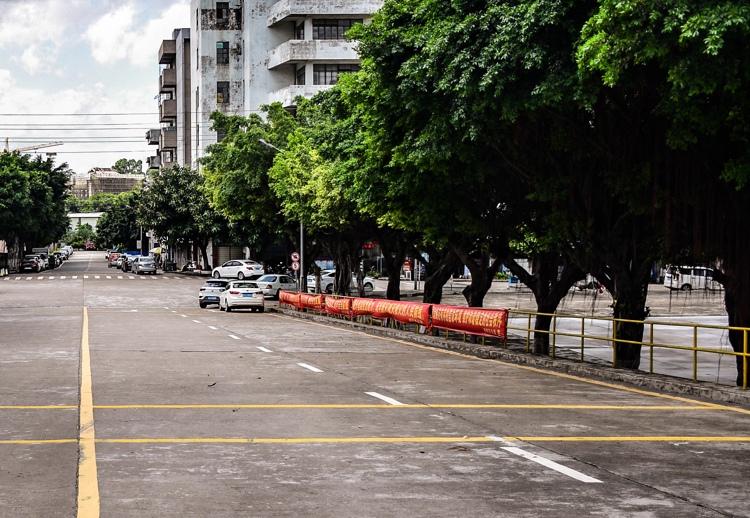
#> input picture 计算机视觉实践-练习1/data/6/2.png, 750 x 518 px
$ jupyter execute demo.ipynb
#> lines starting #> are read from the running program, lines starting #| are printed output that depends on the picture
[cell 1]
import numpy as np
import cv2

[cell 2]
#定义显示图片的函数cv_show
def cv_show(name, image):
    cv2.namedWindow(name, cv2.WINDOW_NORMAL)
    cv2.resizeWindow(name,image.shape[0],image.shape[1])
    cv2.imshow(name, image)
    cv2.waitKey(0)
    cv2.destroyAllWindows()

[cell 3]
#定义SIFT检测算法函数
def detectAndDescribe(image):
    gray = cv2.cvtColor(image, cv2.COLOR_BGR2GRAY)
    descriptor=cv2.SIFT_create()
    (kps, features) = descriptor.detectAndCompute(gray, None)       #运用SIFT检测关键点
    kps = np.float32([kp.pt for kp in kps])
    return (kps, features)

[cell 4]
#定义特征点匹配函数
def matchKeypoints(kpsA, kpsB, featuresA, featuresB, ratio = 0.75, reprojThresh = 4.0):
    matcher = cv2.BFMatcher()
    rawMatches = matcher.knnMatch(featuresA, featuresB, 2)      #运用KNN算法匹配
    matches = []
    for m in rawMatches:
        if len(m) == 2 and m[0].distance < m[1].distance * ratio:
            matches.append((m[0].trainIdx, m[0].queryIdx))
    if len(matches) > 10:       #匹配关键点的对数必须大于10，才能进行拼接
        ptsA = np.float32([kpsA[i] for (_, i) in matches])
        ptsB = np.float32([kpsB[i] for (i, _) in matches])
        (H, status) = cv2.findHomography(ptsA, ptsB, cv2.RANSAC, reprojThresh)      #记录透视矩阵，方便下一步进行透视变换
        return (matches, H, status)
    return None

[cell 5]
#定义显示匹配点连线函数
def drawMatches(imageA, imageB, kpsA, kpsB, matches, status):
    (hA, wA) = imageA.shape[:2]
    (hB, wB) = imageB.shape[:2]
    vis = np.zeros((max(hA, hB), wA + wB, 3), dtype="uint8")
    vis[0:hA, 0:wA] = imageA
    vis[0:hB, wA:] = imageB
    for ((trainIdx, queryIdx), s) in zip(matches, status):
        if s == 1:
            ptA = (int(kpsA[queryIdx][0]), int(kpsA[queryIdx][1]))
            ptB = (int(kpsB[trainIdx][0]) + wA, int(kpsB[trainIdx][1]))
            cv2.line(vis, ptA, ptB, (0, 255, 0), 1)     #对匹配的关键点进行连线
    cv_show("drawImg", vis)
    return vis

[cell 6]
#定义拼接函数
def stitch(imageA,imageB, ratio=0.75, reprojThresh=4.0,showMatches=False):
    (kpsA, featuresA) = detectAndDescribe(imageA)
    (kpsB, featuresB) = detectAndDescribe(imageB)
    M = matchKeypoints(kpsA, kpsB, featuresA, featuresB, ratio, reprojThresh)
    if M is None:
        return None
    (matches, H, status) = M
    result = cv2.warpPerspective(imageA, H, (imageA.shape[1] + imageB.shape[1], imageA.shape[0]))       #将右边的图进行透视变化
    result[0:imageB.shape[0], 0:imageB.shape[1]] = imageB       #将左边的图覆盖到已透视变换的上一步result中，得到未后处理的图像
    if showMatches:
        vis = drawMatches(imageA, imageB, kpsA, kpsB, matches, status)
        return (result, vis)
    return result

[cell 7]
#定义裁剪函数
def change_size(image):
    img = cv2.medianBlur(image,5)       #进行中值滤波
    b=cv2.threshold(img,15,255,cv2.THRESH_BINARY)
    binary_image=b[1]
    binary_image=cv2.cvtColor(binary_image,cv2.COLOR_BGR2GRAY)

    x=binary_image.shape[0]
    y=binary_image.shape[1]
    edges_x=[]
    edges_y=[]
    for i in range(x):
        for j in range(y):
            if binary_image[i][j]==255:     #将像素值为255(即黑色)的点添加到边缘
             edges_x.append(i)
             edges_y.append(j)

    #寻找边缘点
    left=min(edges_x)
    right=max(edges_x)
    width=right-left
    bottom=min(edges_y)
    top=max(edges_y)
    height=top-bottom

    pre1_picture=image[left:left+width,bottom:bottom+height]        #进行裁剪
    cv_show('result',pre1_picture)

[cell 8]
# 读取图像
imageA = cv2.imread('data/6/2.png')
#> imageA is the input picture: shape (518, 750, 3); mean B, G, R 92.5, 103.7, 107.7
imageB = cv2.imread('data/6/1.png')
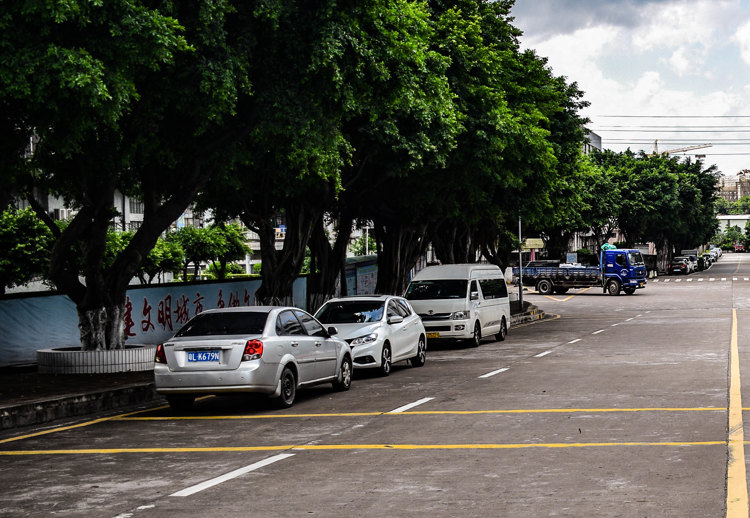
#> input picture 计算机视觉实践-练习1/data/6/1.png, 750 x 518 px
#> imageB is the input picture: shape (518, 750, 3); mean B, G, R 74.7, 83.1, 83.2
#得到关键点
(kpsA, featuresA) = detectAndDescribe(imageA)
#> in detectAndDescribe, `(kps, features) = descriptor.detectAndCompute(gray, None)`: kps = 3209 keypoints; strongest (x, y, size): (685, 267, 2.1), (334, 271, 2.1), (55, 154, 2), (222, 309, 2.5)
#> in detectAndDescribe, `kps = np.float32([kp.pt for kp in kps])`: kps = 3209 pairs, first value 2.99 to 747, second value 2.48 to 514.2
#> kpsA has the same summary as kps in detectAndDescribe
(kpsB, featuresB) = detectAndDescribe(imageB)
#> in detectAndDescribe (call 2), `gray = cv2.cvtColor(image, cv2.COLOR_BGR2GRAY)`:
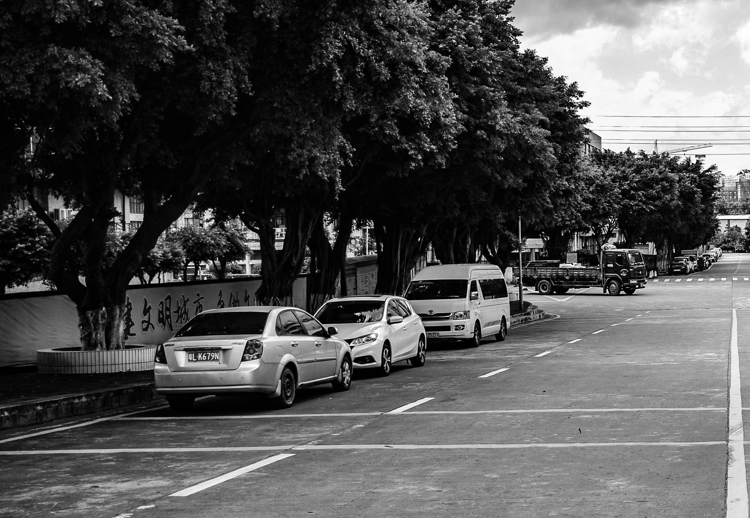
#> gray: shape (518, 750); min 0, max 255, mean 82.1
#> in detectAndDescribe (call 2), `(kps, features) = descriptor.detectAndCompute(gray, None)`: kps = 2596 keypoints; strongest (x, y, size): (205, 278, 1.8), (352, 347, 2.1), (358, 314, 2.4), (581, 107, 2.1)
#> in detectAndDescribe (call 2), `kps = np.float32([kp.pt for kp in kps])`: kps = 2596 pairs, first value 4.3 to 746.7, second value 2.29 to 513.3
#> kpsB has the same summary as kps in detectAndDescribe
#进行关键点的匹配并将其拼接
(matches,H,status) = matchKeypoints(kpsA, kpsB, featuresA, featuresB)
#> in matchKeypoints, `rawMatches = matcher.knnMatch(featuresA, featuresB, 2)`: rawMatches = 3209 matches
#> after the loop in matchKeypoints, `for m in rawMatches:`: matches = 266 pairs, first value 27 to 2594, second value 0 to 3191
#> in matchKeypoints, `ptsA = np.float32([kpsA[i] for (_, i) in matches])`: ptsA = 266 pairs, first value 2.99 to 739.2, second value 133.2 to 505.4
#> in matchKeypoints, `ptsB = np.float32([kpsB[i] for (i, _) in matches])`: ptsB = 266 pairs, first value 17.48 to 746.6, second value 135.2 to 507.4
#> in matchKeypoints, `(H, status) = cv2.findHomography(ptsA, ptsB, cv2.RANSAC, reprojThresh)`: H = [[1, -2.09e-05, 649], [8.28e-06, 1, 2.01], [2.44e-07, 6.37e-09, 1]]; status = 266 values, max 1 at index 0, min 0 at index 253, mean 0.951
drawMatches(imageA, imageB, kpsA, kpsB, matches, status)
#> in drawMatches, `vis[0:hB, wA:] = imageB`:
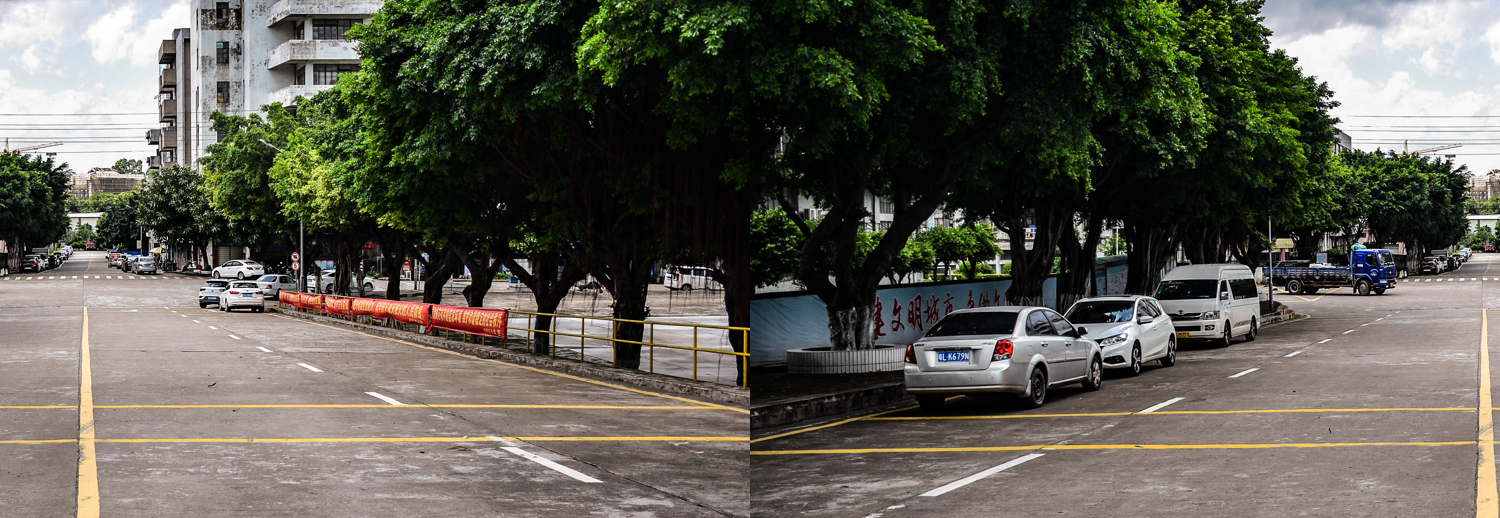
#> vis: shape (518, 1500, 3); mean B, G, R 83.6, 93.4, 95.4
#> the loop in drawMatches, `for ((trainIdx, queryIdx), s) in zip(matches, status):` made 266 passes
#> (trainIdx, queryIdx, ptA, ptB) on passes 1 to 12: (2326, 0, (2, 185), (1402, 187)), (2327, 1, (4, 147), (1403, 149)), (2328, 2, (4, 275), (1403, 277)), (2330, 3, (4, 163), (1403, 165)), (2331, 4, (5, 150), (1404, 152)), (2332, 5, (5, 203), (1404, 205)), (2333, 6, (5, 251), (1404, 253)), (2334, 7, (5, 251), (1404, 253)), (2335, 8, (5, 266), (1404, 268)), (2336, 9, (6, 169), (1405, 171)), (2337, 10, (6, 278), (1405, 280)), (2338, 11, (6, 178), (1405, 180))
#> (ptA, ptB) on passes 61 to 66: ((26, 195), (1425, 197)), ((26, 195), (1425, 197)), ((27, 190), (1426, 192)), ((28, 271), (1427, 273)), ((28, 183), (1427, 185)), ((28, 183), (1427, 185))
#> after the loop in drawMatches, `for ((trainIdx, queryIdx), s) in zip(matches, status):`:
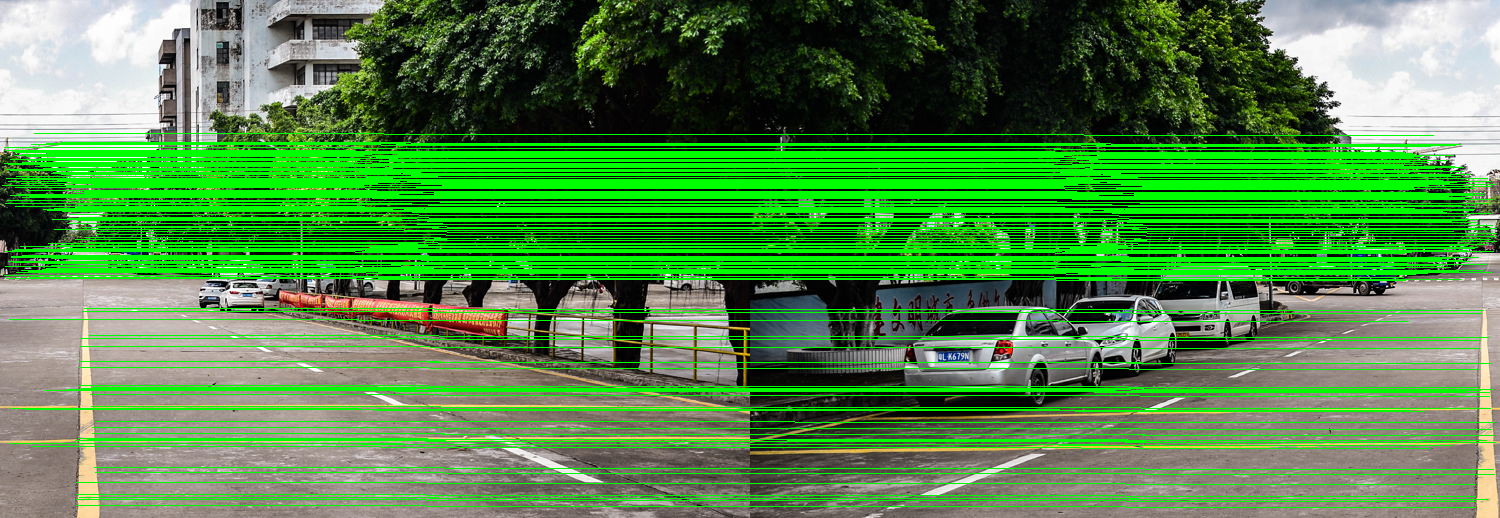
#> vis: shape (518, 1500, 3); mean B, G, R 71.7, 137.2, 81
result = stitch(imageA, imageB)
#> in detectAndDescribe (call 3), `(kps, features) = descriptor.detectAndCompute(gray, None)`: kps = 3209 keypoints; strongest (x, y, size): (685, 267, 2.1), (334, 271, 2.1), (55, 154, 2), (222, 309, 2.5)
#> in stitch, `(kpsA, featuresA) = detectAndDescribe(imageA)`: kpsA = 3209 pairs, first value 2.99 to 747, second value 2.48 to 514.2
#> in detectAndDescribe (call 4), `(kps, features) = descriptor.detectAndCompute(gray, None)`: kps = 2596 keypoints; strongest (x, y, size): (205, 278, 1.8), (352, 347, 2.1), (358, 314, 2.4), (581, 107, 2.1)
#> in stitch, `(kpsB, featuresB) = detectAndDescribe(imageB)`: kpsB = 2596 pairs, first value 4.3 to 746.7, second value 2.29 to 513.3

#后处理(去除黑边区域)
change_size(result)
#> in change_size, `img = cv2.medianBlur(image,5)`:
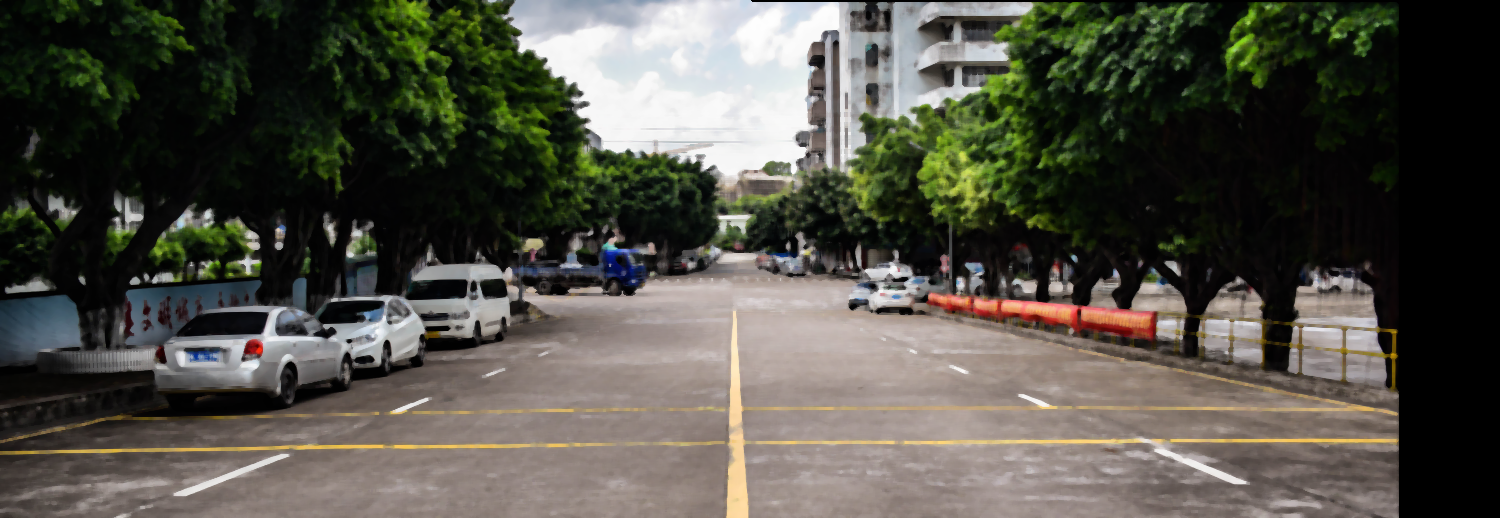
#> img: shape (518, 1500, 3); mean B, G, R 71.7, 80.8, 82.4
#> in change_size, `binary_image=cv2.cvtColor(binary_image,cv2.COLOR_BGR2GRAY)`:
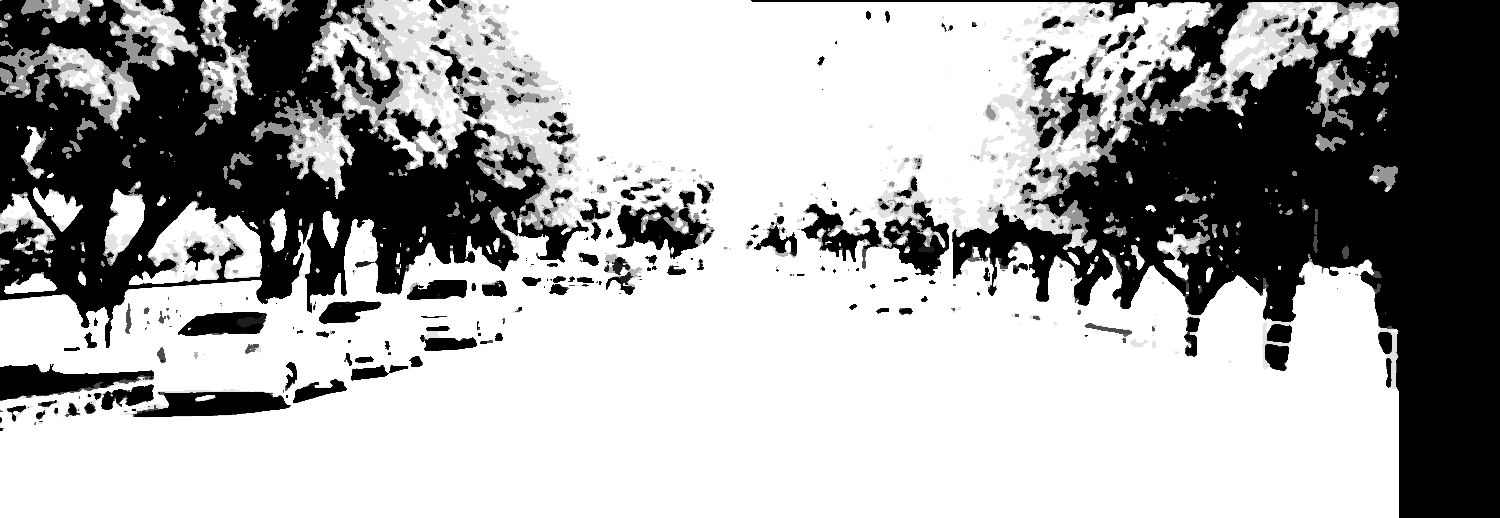
#> binary_image: shape (518, 1500); min 0, max 255, mean 168.9
#> in change_size, `pre1_picture=image[left:left+width,bottom:bottom+height]`:
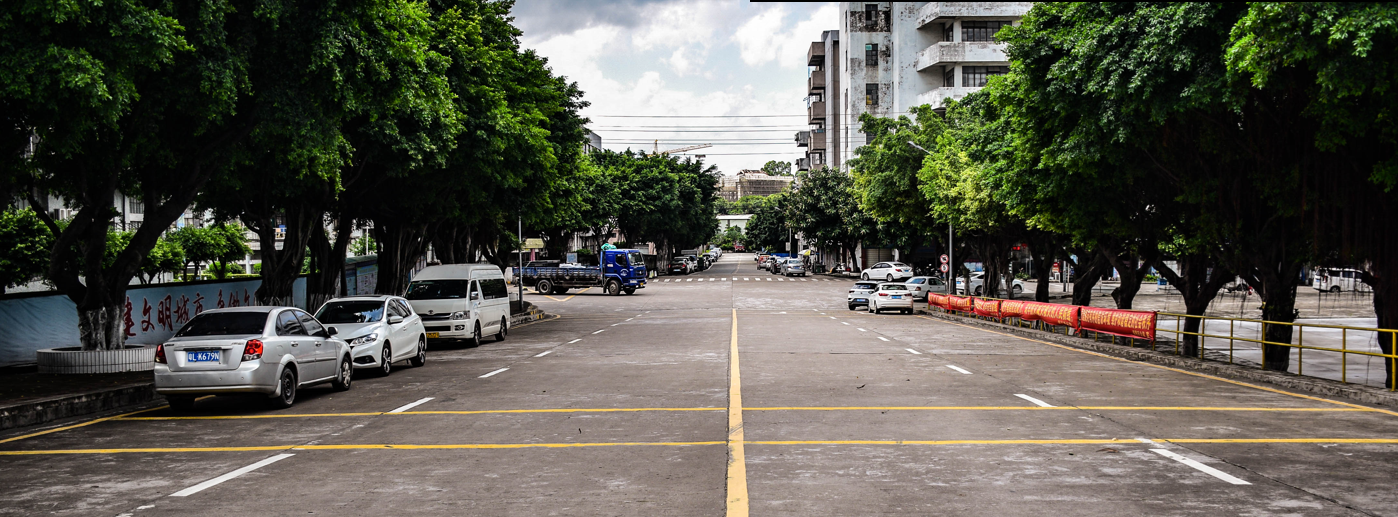
#> pre1_picture: shape (517, 1398, 3); mean B, G, R 78.2, 88.2, 89.9
